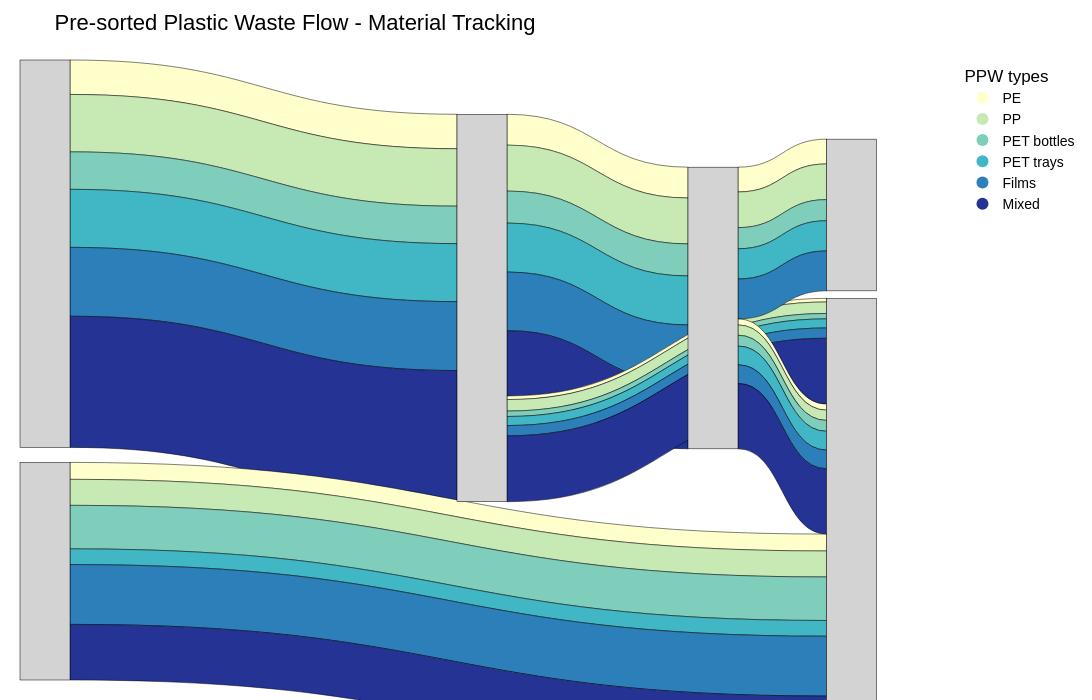

Write notebook code for a chart like this one.
### Code cell
# Pre-sorting

# Define all nodes (left to right)
label_list = [
    "PMD Disposal",              #0
    "MSW Disposal",              #1
    
    # Middle 
    "PMD sorting",          #2
    "Reprocessing",         #3
    
    # Right side - Final destinations (2)
    "Mechanical recycling", #4
    "Incineration"          #5
]

# Define colors for each origin material
origin_colors = {
    "PE": "#ffffcc",      
    "PP": "#c7e9b4",    
    "PET bottles": "#7fcdbb",
    "PET trays": "#41b6c4",    
    "Films": "#2c7fb8",      
    "Mixed": "#253494" 
}

y_positions = [
    0.4,   # Disposal 
    0.9,   # Disposal
    0.4,   # PMD sorting
    0.4,   # Reprocessing
    0.25,  # Mechanical recycling
    0.75,  # Incineration
]

# Define the flows with colors
# Each flow keeps its origin color throughout
source = [
    # From inputs to pmd-sorting and inc
    0, 0, 0, 0, 0, 0, # PMD: PE, PP, PET bottles, PET trays, Films, Mixed -> PMD-sorting
    1, 1, 1, 1, 1, 1, # MSW: PE, PP, PET bottles, PET trays, Films, Mixed -> inc
    
    # From PMD sorting to Reprocessing & inc
    2, 2, 2, 2, 2, 2,  # PMD -> reproc
    2, 2, 2, 2, 2, 2, # PMD -> inc
    
    # From Reprocessing to final destinations
    3, 3, 3, 3, 3, 3, # Reprocessing -> Mechanical recycling (6 flows)
    3, 3, 3, 3, 3, 3,  # Reprocessing -> Incineration (6 flows)
]

target = [
    # To pMD-sorting
    2, 2, 2, 2, 2, 2,  # PMD -> PMD-sorting
    5, 5, 5, 5, 5, 5,  # MSW -> incineration
    
    # from PMD to Reprocessing & incineration
    3, 3, 3, 3, 3, 3,  # PMD sorting -> Reprocessing
    5, 5, 5, 5, 5, 5,  # To incineration
    
    # To final destinations (split between recycling and incineration)
    4, 4, 4, 4, 4, 4,  # To mechanical recycling
    5, 5, 5, 5, 5, 5,  # To incineration
]

# Flow values - each origin material tracked separately
# Adjust these values based on your actual data
values = [
    # PMD to PMD sorting
    57,  # PE
    95,  # PP
    62,   # PET bottles
    96,   # PET trays
    114,  # Films
    217,   # Mixed

    # MSW to inc
    28,     # PE to inc
    43,  # PP (93% of 150)
    72,   # PET bottles
    26,   # PET trays
    99,  # Films
    92,   # Mixed

    # PMD sorting to Reprocessing
    51,   # PE
    76,  # PP
    53,   # PET bottles
    81,   # PET trays
    97,  # Films
    108,   # Mixed

    # PMD sorting to incineration
    6,
    19,
    9,
    15,
    17,
    109,
    
    # Reprocessing to Mechanical recycling 
    41,   # PE 
    59,  # PP
    35,   # PET bottles
    50,   # PET trays
    66,   # Films
    0,   # Mixed
    
    # Reprocessing to Incineration 
    10,   # PE 
    17,   # PP
    18,   # PET bottles
    31,   # PET trays
    31,   # Films
    108,   # Mixed
]

# Create color list for each flow (maintains origin color throughout)
flow_colors = [
    # Inputs to post-sorting
    origin_colors["PE"],
    origin_colors["PP"],
    origin_colors["PET bottles"],
    origin_colors["PET trays"],
    origin_colors["Films"],
    origin_colors["Mixed"],
] *6

# Create the Sankey diagram
fig = go.Figure(go.Sankey(
    arrangement= "freeform",
    node=dict(
        pad=15,
        thickness=50,
        line=dict(color="black", width=0.5),
        # label=label_list,
        color="lightgray",  # Node color (neutral)
        x=[0, 0,
           0.5, 0.75,    # Middle nodes
           0.9, 0.9],         # Right side outputs
        y=y_positions
    ),
    link=dict(
        source=source,
        target=target,
        value=values,
        color=flow_colors,  # Each flow keeps its origin color
        line=dict(color="black", width=0.5)  # Optional: add borders to flows
    )
))

for material, color in origin_colors.items():
    fig.add_trace(
        go.Scatter(
            x=[None],
            y=[None],
            mode="markers",
            marker=dict(
                size=12,
                color=color
            ),
            name=material,
            showlegend=True,
            hoverinfo="skip"
        )
    )


# Update layout
fig.update_layout(
    title_text="Pre-sorted Plastic Waste Flow - Material Tracking",
    font=dict(size=16, family="Arial", color="black"),
    width=1200,
    height=700,
    paper_bgcolor="white",
    plot_bgcolor= "white",
    margin=dict(l=20, r=20, t=60, b=20),
    legend=dict(
        title=dict(text="PPW types"),
        x=1.02,
        y=1,
        xanchor="left",
        yanchor="top",
        font=dict(size=14)
    )
)

fig.update_xaxes(
    visible=False,
    showgrid=False,
    zeroline=False,
    showticklabels=False
)

fig.update_yaxes(
    visible=False,
    showgrid=False,
    zeroline=False,
    showticklabels=False
)

# Show interactive plot
fig.show()

### Figure 1 — Plotly figure (JSON) as saved in the notebook; plotly's stock layout.template omitted (floating-point values rounded to 4 significant figures)
{"data": [{"arrangement": "freeform", "link": {"color": ["#ffffcc", "#c7e9b4", "#7fcdbb", "#41b6c4", "#2c7fb8", "#253494", "#ffffcc", "#c7e9b4", "#7fcdbb", "#41b6c4", "#2c7fb8", "#253494", "#ffffcc", "#c7e9b4", "#7fcdbb", "#41b6c4", "#2c7fb8", "#253494", "#ffffcc", "#c7e9b4", "#7fcdbb", "#41b6c4", "#2c7fb8", "#253494", "#ffffcc", "#c7e9b4", "#7fcdbb", "#41b6c4", "#2c7fb8", "#253494", "#ffffcc", "#c7e9b4", "#7fcdbb", "#41b6c4", "#2c7fb8", "#253494"], "line": {"color": "black", "width": 0.5}, "source": [0, 0, 0, 0, 0, 0, 1, 1, 1, 1, 1, 1, 2, 2, 2, 2, 2, 2, 2, 2, 2, 2, 2, 2, 3, 3, 3, 3, 3, 3, 3, 3, 3, 3, 3, 3], "target": [2, 2, 2, 2, 2, 2, 5, 5, 5, 5, 5, 5, 3, 3, 3, 3, 3, 3, 5, 5, 5, 5, 5, 5, 4, 4, 4, 4, 4, 4, 5, 5, 5, 5, 5, 5], "value": [57, 95, 62, 96, 114, 217, 28, 43, 72, 26, 99, 92, 51, 76, 53, 81, 97, 108, 6, 19, 9, 15, 17, 109, 41, 59, 35, 50, 66, 0, 10, 17, 18, 31, 31, 108]}, "node": {"color": "lightgray", "line": {"color": "black", "width": 0.5}, "pad": 15, "thickness": 50, "x": [0, 0, 0.5, 0.75, 0.9, 0.9], "y": [0.4, 0.9, 0.4, 0.4, 0.25, 0.75]}, "type": "sankey"}, {"hoverinfo": "skip", "marker": {"color": "#ffffcc", "size": 12}, "mode": "markers", "name": "PE", "showlegend": true, "type": "scatter", "x": [null], "y": [null]}, {"hoverinfo": "skip", "marker": {"color": "#c7e9b4", "size": 12}, "mode": "markers", "name": "PP", "showlegend": true, "type": "scatter", "x": [null], "y": [null]}, {"hoverinfo": "skip", "marker": {"color": "#7fcdbb", "size": 12}, "mode": "markers", "name": "PET bottles", "showlegend": true, "type": "scatter", "x": [null], "y": [null]}, {"hoverinfo": "skip", "marker": {"color": "#41b6c4", "size": 12}, "mode": "markers", "name": "PET trays", "showlegend": true, "type": "scatter", "x": [null], "y": [null]}, {"hoverinfo": "skip", "marker": {"color": "#2c7fb8", "size": 12}, "mode": "markers", "name": "Films", "showlegend": true, "type": "scatter", "x": [null], "y": [null]}, {"hoverinfo": "skip", "marker": {"color": "#253494", "size": 12}, "mode": "markers", "name": "Mixed", "showlegend": true, "type": "scatter", "x": [null], "y": [null]}], "layout": {"font": {"color": "black", "family": "Arial", "size": 16}, "height": 700, "legend": {"font": {"size": 14}, "title": {"text": "PPW types"}, "x": 1.02, "xanchor": "left", "y": 1, "yanchor": "top"}, "margin": {"b": 20, "l": 20, "r": 20, "t": 60}, "paper_bgcolor": "white", "plot_bgcolor": "white", "title": {"text": "Pre-sorted Plastic Waste Flow - Material Tracking"}, "width": 1200, "xaxis": {"showgrid": false, "showticklabels": false, "visible": false, "zeroline": false}, "yaxis": {"showgrid": false, "showticklabels": false, "visible": false, "zeroline": false}}}
